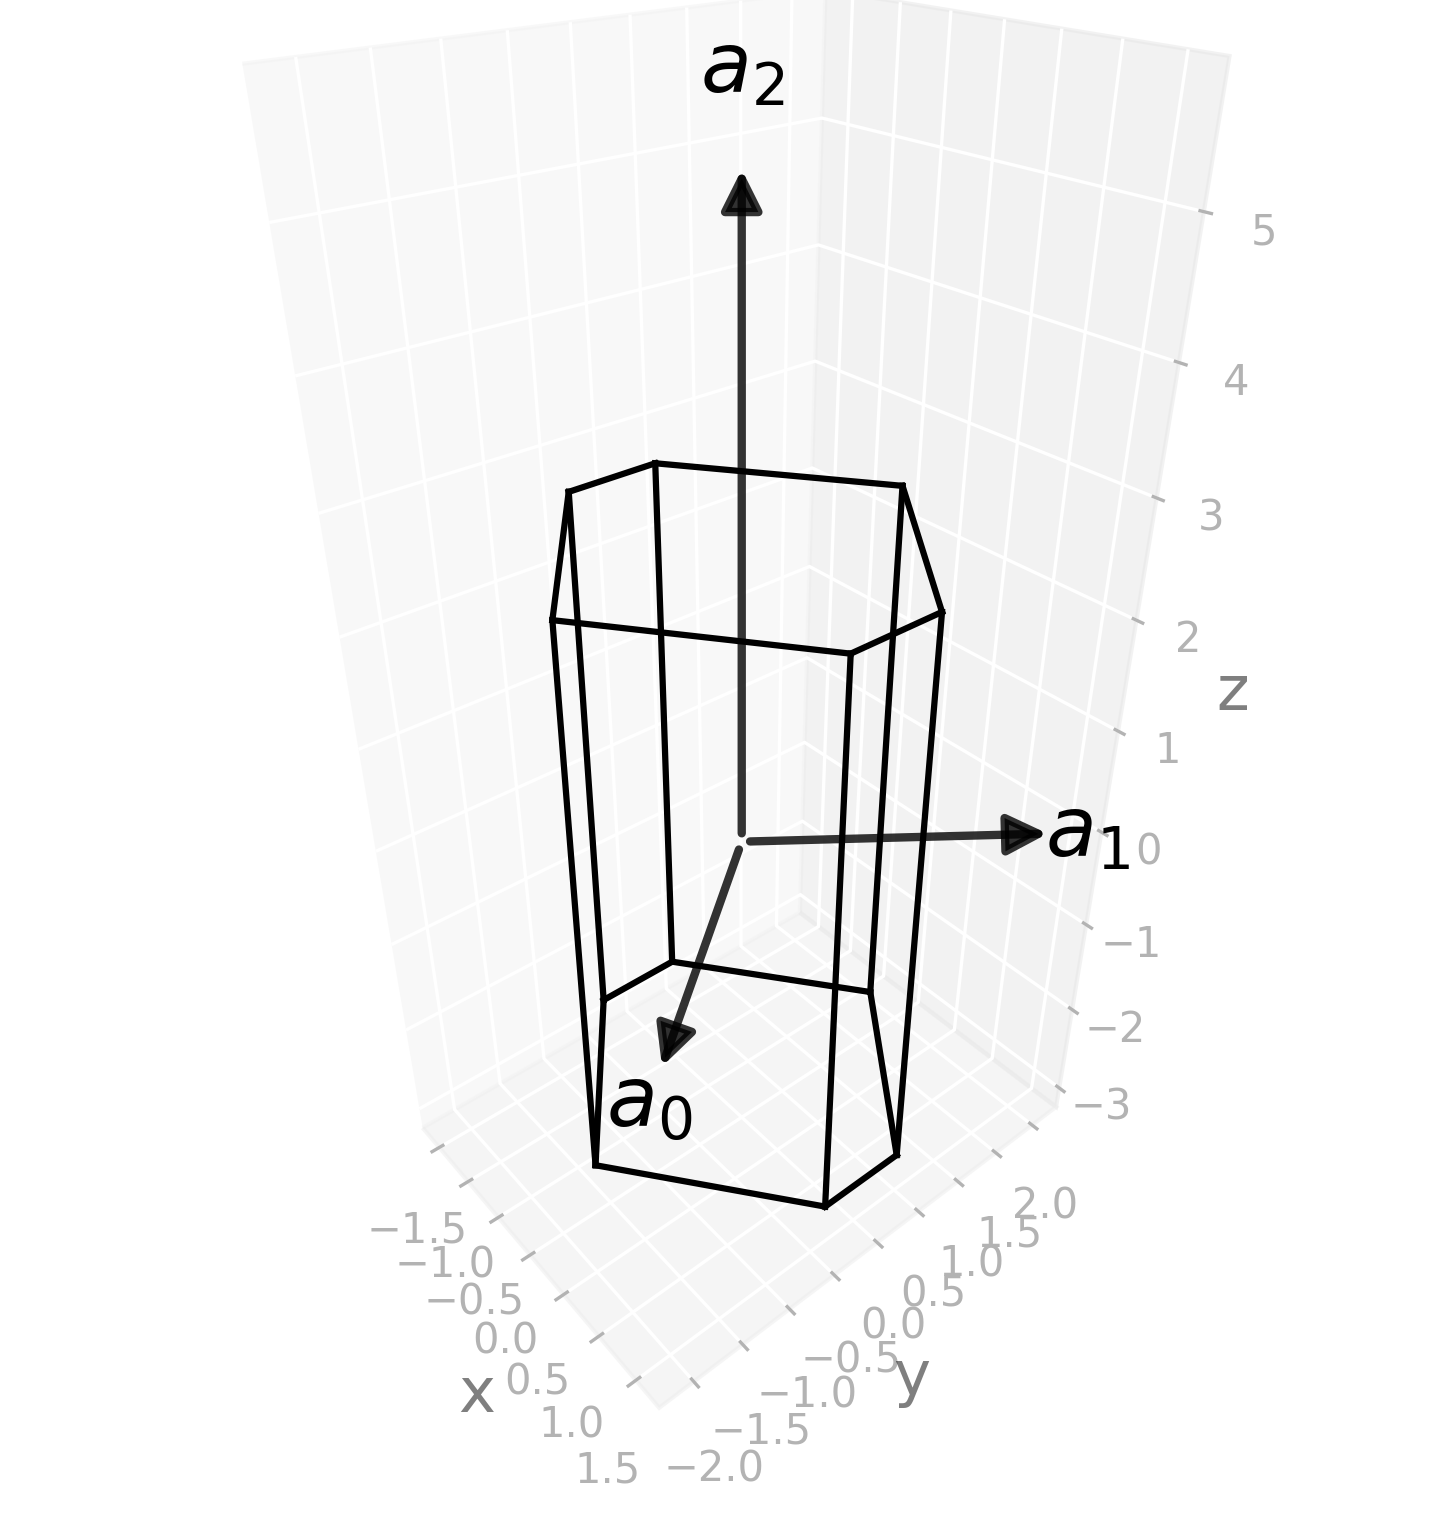

Generate this figure with Python:
import radtools as rad

l = rad.lattice_example("ORCC")
backend = rad.MatplotlibBackend()
backend.plot(l, kind="wigner-seitz")
# Save an image:
backend.save("orcc_wigner-seitz.png", elev=33, azim=-40, dpi=300, bbox_inches="tight")
# Interactive plot:
backend.show(elev=33, azim=-40)
